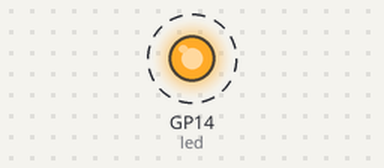
Simulated run of this program. Board: Raspberry Pi Pico running CircuitPython. On the bench: output pins drawn as LEDs (lit = HIGH). Dashed ring = blinking.

Above: at 0.5 s.
Timing chart, 0 to 4.6 s (numbered marks = the images above):
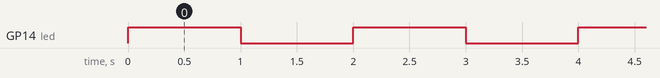

The program:

code.py
```python
"""
LED example for Pico. Blinks external LED on and off.

REQUIRED HARDWARE:
* LED on pin GP14.
"""

# Created by: Daria Bernice Calitis
# Created on: Feb 2022

import time
import board
import digitalio

led = digitalio.DigitalInOut(board.GP14)
led.direction = digitalio.Direction.OUTPUT
led.value = False

while True:
    led.value = not led.value
    time.sleep(1)
```

Measured:
- by itself, GP14 (led): alternates HIGH for 1.0 s and LOW for 1.0 s
